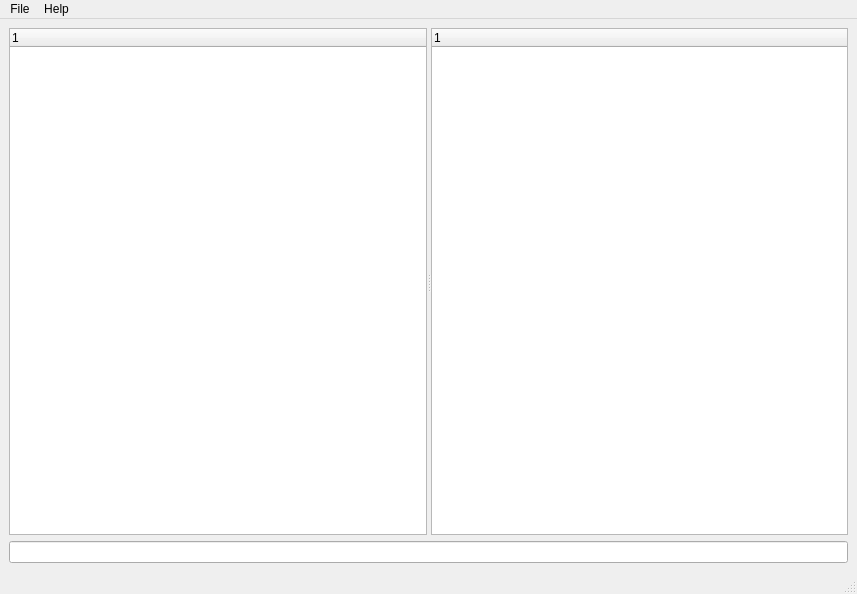
<?xml version="1.0" encoding="UTF-8"?>
<ui version="4.0">
 <class>MainWindow</class>
 <widget class="QMainWindow" name="MainWindow">
  <property name="geometry">
   <rect>
    <x>0</x>
    <y>0</y>
    <width>857</width>
    <height>594</height>
   </rect>
  </property>
  <property name="windowTitle">
   <string>TreeFile Viewer</string>
  </property>
  <widget class="QWidget" name="centralwidget">
   <layout class="QGridLayout" name="gridLayout">
    <item row="0" column="0">
     <widget class="QSplitter" name="splitter">
      <property name="orientation">
       <enum>Qt::Horizontal</enum>
      </property>
      <widget class="QTreeWidget" name="treeWidget_tree">
       <column>
        <property name="text">
         <string notr="true">1</string>
        </property>
       </column>
      </widget>
      <widget class="QTreeWidget" name="treeWidget_list">
       <property name="selectionMode">
        <enum>QAbstractItemView::ExtendedSelection</enum>
       </property>
       <column>
        <property name="text">
         <string notr="true">1</string>
        </property>
       </column>
      </widget>
     </widget>
    </item>
    <item row="1" column="0">
     <widget class="QLineEdit" name="lineEdit"/>
    </item>
   </layout>
  </widget>
  <widget class="QMenuBar" name="menubar">
   <property name="geometry">
    <rect>
     <x>0</x>
     <y>0</y>
     <width>857</width>
     <height>23</height>
    </rect>
   </property>
   <widget class="QMenu" name="menuFile">
    <property name="title">
     <string>File</string>
    </property>
    <addaction name="actionLoad"/>
    <addaction name="actionSave"/>
    <addaction name="separator"/>
    <addaction name="actionQuit"/>
   </widget>
   <widget class="QMenu" name="menuHelp">
    <property name="title">
     <string>Help</string>
    </property>
    <addaction name="actionAbout"/>
   </widget>
   <addaction name="menuFile"/>
   <addaction name="menuHelp"/>
  </widget>
  <widget class="QStatusBar" name="statusbar"/>
  <action name="actionQuit">
   <property name="text">
    <string>Quit</string>
   </property>
  </action>
  <action name="actionLoad">
   <property name="text">
    <string>Load</string>
   </property>
  </action>
  <action name="actionSave">
   <property name="text">
    <string>Save</string>
   </property>
  </action>
  <action name="actionAbout">
   <property name="text">
    <string>About</string>
   </property>
  </action>
 </widget>
 <resources/>
 <connections/>
</ui>
